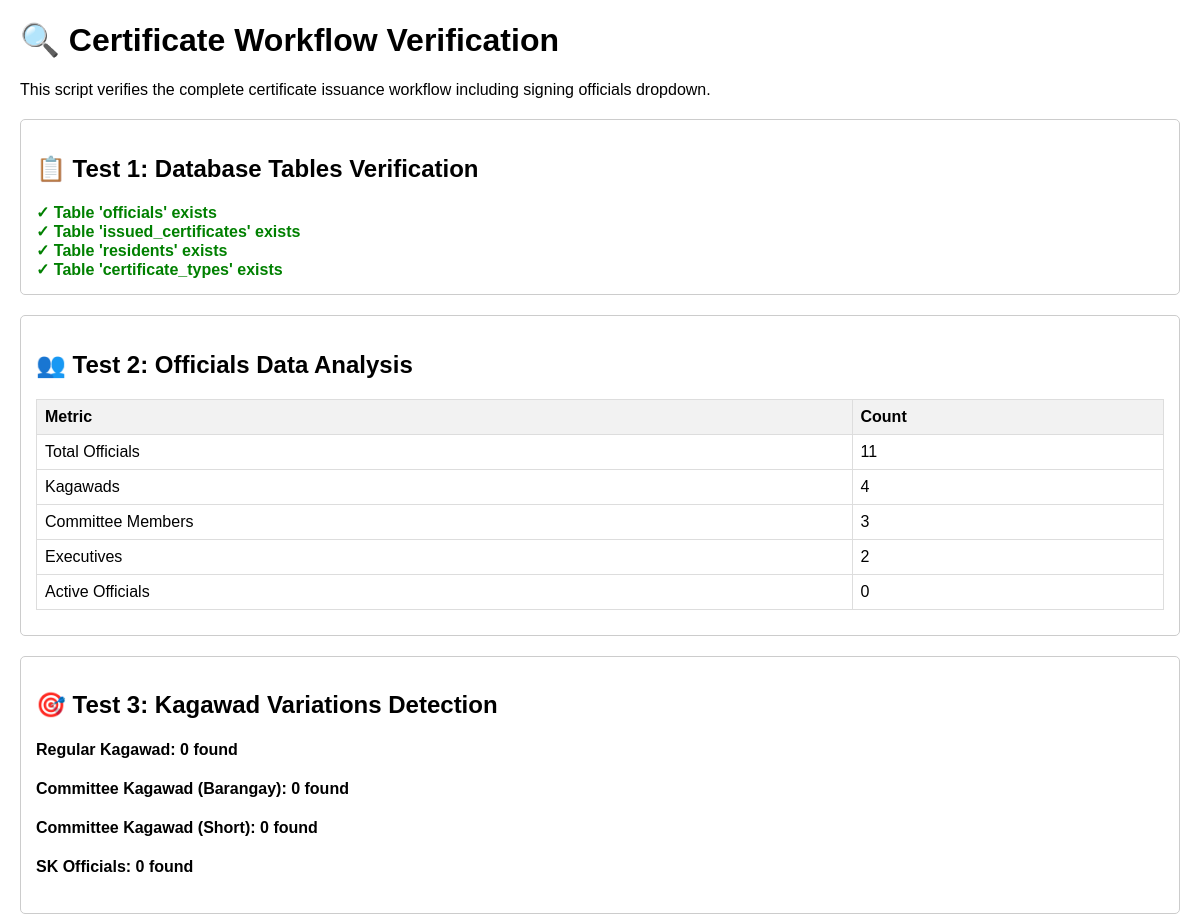
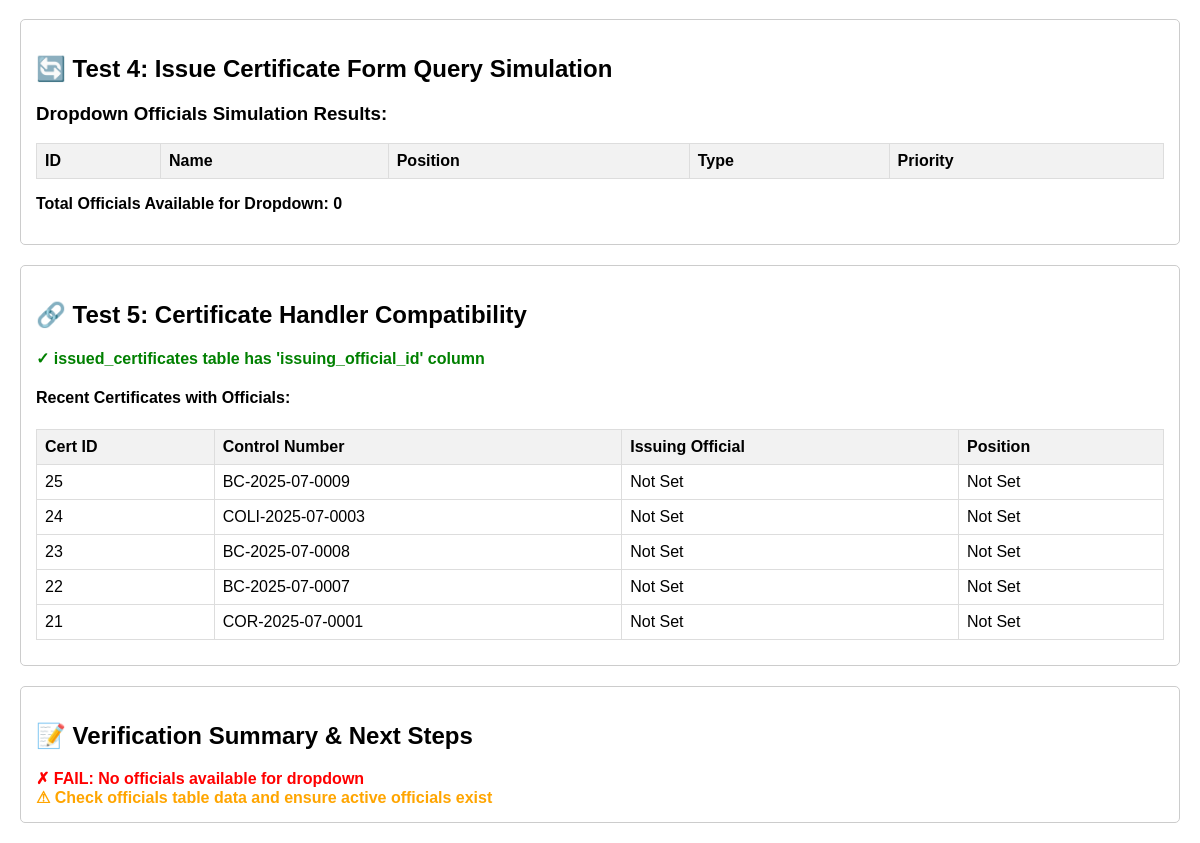
The app's page /verify_certificate_workflow.php with its own data (2 pictures, top to bottom).
### tables this page shows
CREATE TABLE `issued_certificates` (
  `id` int(11) NOT NULL,
  `resident_id` int(11) NOT NULL,
  `certificate_type_id` int(11) NOT NULL,
  `control_number` varchar(50) NOT NULL,
  `issue_date` date NOT NULL,
  `purpose` text DEFAULT NULL,
  `issuing_official_id` int(11) DEFAULT NULL,
  `fee_paid` decimal(10,2) DEFAULT 0.00,
  `or_number` varchar(50) DEFAULT NULL,
  `remarks` text DEFAULT NULL,
  `created_at` timestamp NOT NULL DEFAULT current_timestamp()
);

### verify_certificate_workflow.php (the view, shortened to what this page needs)
<?php
require_once 'config.php';
echo "<!DOCTYPE html>";
echo "<html><head><title>Certificate Workflow Verification</title>";
echo "<style>
    body { font-family: Arial, sans-serif; margin: 20px; }
    .success { color: green; font-weight: bold; }
    .error { color: red; font-weight: bold; }
    .warning { color: orange; font-weight: bold; }
    .info { color: blue; }
    table { border-collapse: collapse; width: 100%; margin: 10px 0; }
    th, td { border: 1px solid #ddd; padding: 8px; text-align: left; }
    th { background-color: #f2f2f2; }
    .test-section { margin: 20px 0; padding: 15px; border: 1px solid #ccc; border-radius: 5px; }
    pre { background: #f5f5f5; padding: 10px; border-radius: 3px; overflow-x: auto; }
</style></head><body>";
echo "<h1>🔍 Certificate Workflow Verification</h1>";
echo "<p>This script verifies the complete certificate issuance workflow including signing officials dropdown.</p>";
echo "<div class='test-section'>";
echo "<h2>📋 Test 1: Database Tables Verification</h2>";
$tables_to_check = ['officials', 'issued_certificates', 'residents', 'certificate_types'];
foreach ($tables_to_check as $table) {
    $check_query = "SHOW TABLES LIKE '$table'";
    $result = mysqli_query($link, $check_query);
    if (mysqli_num_rows($result) > 0) {
        echo "<span class='success'>✓ Table '$table' exists</span><br>";
    } else {
        echo "<span class='error'>✗ Table '$table' missing</span><br>";
    }
}
echo "</div>";
echo "<div class='test-section'>";
echo "<h2>👥 Test 2: Officials Data Analysis</h2>";
$officials_query = "SELECT
    COUNT(*) as total,
    SUM(CASE WHEN position LIKE '%Kagawad%' THEN 1 ELSE 0 END) as kagawads,
    SUM(CASE WHEN position LIKE '%Committee on%' THEN 1 ELSE 0 END) as committee_members,
    SUM(CASE WHEN position LIKE '%Punong Barangay%' OR position LIKE '%Captain%' THEN 1 ELSE 0 END) as executives,
    SUM(CASE WHEN position NOT LIKE 'Ex-%' AND position NOT LIKE 'Former %' AND (term_end_date IS NULL OR term_end_date >= CURDATE()) THEN 1 ELSE 0 END) as active
FROM officials";
$result = mysqli_query($link, $officials_query);
if ($result) {
    $stats = mysqli_fetch_assoc($result);
    echo "<table>";
    echo "<tr><th>Metric</th><th>Count</th></tr>";
    echo "<tr><td>Total Officials</td><td>{$stats['total']}</td></tr>";
    echo "<tr><td>Kagawads</td><td>{$stats['kagawads']}</td></tr>";
    echo "<tr><td>Committee Members</td><td>{$stats['committee_members']}</td></tr>";
    echo "<tr><td>Executives</td><td>{$stats['executives']}</td></tr>";
    echo "<tr><td>Active Officials</td><td>{$stats['active']}</td></tr>";
    echo "</table>";
} else {
    echo "<span class='error'>✗ Could not fetch officials statistics</span>";
}
echo "</div>";
echo "<div class='test-section'>";
echo "<h2>🎯 Test 3: Kagawad Variations Detection</h2>";
$kagawad_variations = [
    "Regular Kagawad" => "position LIKE 'Barangay Kagawad' AND position NOT LIKE '%Committee%'",
    "Committee Kagawad (Barangay)" => "position LIKE 'Barangay Kagawad - Committee on%'",
    "Committee Kagawad (Short)" => "position LIKE 'Kagawad - Committee on%'",
    "SK Officials" => "position LIKE '%SK%'"
];
foreach ($kagawad_variations as $type => $condition) {
    $query = "SELECT COUNT(*) as count, GROUP_CONCAT(CONCAT(fullname, ' (', position, ')') SEPARATOR '<br>') as officials
              FROM officials
              WHERE $condition
              AND position NOT LIKE 'Ex-%'
              AND position NOT LIKE 'Former %'
              AND (term_end_date IS NULL OR term_end_date >= CURDATE())";
    $result = mysqli_query($link, $query);
    if ($result) {
        $data = mysqli_fetch_assoc($result);
        echo "<h4>$type: {$data['count']} found</h4>";
    }
}
echo "</div>";
echo "<div class='test-section'>";
echo "<h2>🔄 Test 4: Issue Certificate Form Query Simulation</h2>";
$signing_officials = [];
echo "<h3>Dropdown Officials Simulation Results:</h3>";
echo "<table>";
echo "<tr><th>ID</th><th>Name</th><th>Position</th><th>Type</th><th>Priority</th></tr>";
echo "</table>";
echo "<p><strong>Total Officials Available for Dropdown: " . count($signing_officials) . "</strong></p>";
echo "</div>";
echo "<div class='test-section'>";
echo "<h2>🔗 Test 5: Certificate Handler Compatibility</h2>";
$issued_certs_query = "DESCRIBE issued_certificates";
$result = mysqli_query($link, $issued_certs_query);
$has_issuing_official_id = false;
if ($result) {
    while ($row = mysqli_fetch_assoc($result)) {
        if ($row['Field'] === 'issuing_official_id') {
            $has_issuing_official_id = true;
            break;
        }
    }
}
if ($has_issuing_official_id) {
    echo "<span class='success'>✓ issued_certificates table has 'issuing_official_id' column</span><br>";
} else {
    echo "<span class='error'>✗ issued_certificates table missing 'issuing_official_id' column</span><br>";
}
$recent_certs_query = "SELECT ic.id, ic.control_number, o.fullname, o.position
                       FROM issued_certificates ic
                       LEFT JOIN officials o ON ic.issuing_official_id = o.id
                       ORDER BY ic.created_at DESC LIMIT 5";
$result = mysqli_query($link, $recent_certs_query);
if ($result && mysqli_num_rows($result) > 0) {
    echo "<h4>Recent Certificates with Officials:</h4>";
    echo "<table>";
    echo "<tr><th>Cert ID</th><th>Control Number</th><th>Issuing Official</th><th>Position</th></tr>";
    while ($row = mysqli_fetch_assoc($result)) {
        echo "<tr>";
        echo "<td>{$row['id']}</td>";
        echo "<td>{$row['control_number']}</td>";
        echo "<td>" . ($row['fullname'] ?: 'Not Set') . "</td>";
        echo "<td>" . ($row['position'] ?: 'Not Set') . "</td>";
        echo "</tr>";
    }
    echo "</table>";
} else {
    echo "<span class='info'>ℹ No recent certificates found</span>";
}
echo "</div>";
echo "<div class='test-section'>";
echo "<h2>📝 Verification Summary & Next Steps</h2>";
$total_available = count($signing_officials);
if ($total_available > 0) {
    echo "<span class='success'>✓ PASS: $total_available officials available for dropdown</span><br>";
    echo "<span class='success'>✓ PASS: Kagawad committee members detected</span><br>";
    echo "<span class='success'>✓ PASS: Database structure compatible</span><br>";
    echo "<h3>🎯 Manual Testing Steps:</h3>";
    echo "<ol>";
    echo "<li><strong>Navigate to:</strong> <a href='issue_certificate_form.php' target='_blank'>Issue Certificate Form</a></li>";
    echo "<li><strong>Check dropdown:</strong> Verify all $total_available officials appear in 'Signing Official' dropdown</li>";
    echo "<li><strong>Test selection:</strong> Select different Kagawad committee members</li>";
    echo "<li><strong>Issue certificate:</strong> Complete the form and submit</li>";
    echo "<li><strong>Verify result:</strong> Check that selected official appears on certificate</li>";
    echo "</ol>";
    echo "<h3>🔍 Debug Tools:</h3>";
    echo "<ul>";
    echo "<li><a href='test_officials_dropdown.php' target='_blank'>Detailed Officials Test</a></li>";
    echo "<li>Check error log for detailed debugging information</li>";
    echo "</ul>";
} else {
    echo "<span class='error'>✗ FAIL: No officials available for dropdown</span><br>";
    echo "<span class='warning'>⚠ Check officials table data and ensure active officials exist</span><br>";
}
echo "</div>";
echo "</body></html>";
?>

### verify_certificate_workflow.php (style rules this page uses)
body { font-family: Arial, sans-serif; margin: 20px; }
.success { color: green; font-weight: bold; }
.error { color: red; font-weight: bold; }
.warning { color: orange; font-weight: bold; }
table { border-collapse: collapse; width: 100%; margin: 10px 0; }
th, td { border: 1px solid #ddd; padding: 8px; text-align: left; }
th { background-color: #f2f2f2; }
.test-section { margin: 20px 0; padding: 15px; border: 1px solid #ccc; border-radius: 5px; }

### records on screen
issued_certificates: id "25", control_number "BC-2025-07-0009", fullname "Not Set", position "Not Set"
issued_certificates: id "24", control_number "COLI-2025-07-0003", fullname "Not Set", position "Not Set"
issued_certificates: id "23", control_number "BC-2025-07-0008", fullname "Not Set", position "Not Set"
issued_certificates: id "22", control_number "BC-2025-07-0007", fullname "Not Set", position "Not Set"
issued_certificates: id "21", control_number "COR-2025-07-0001", fullname "Not Set", position "Not Set"

### other values on screen
$table "officials"
$table "issued_certificates"
$table "residents"
$table "certificate_types"
$stats['total'] "11"
$stats['kagawads'] "4"
$stats['committee_members'] "3"
$stats['executives'] "2"
$stats['active'] "0"
$type "Regular Kagawad"
$data['count'] "0"
$type "Committee Kagawad (Barangay)"
$type "Committee Kagawad (Short)"
$type "SK Officials"
count($signing_officials) "0"
